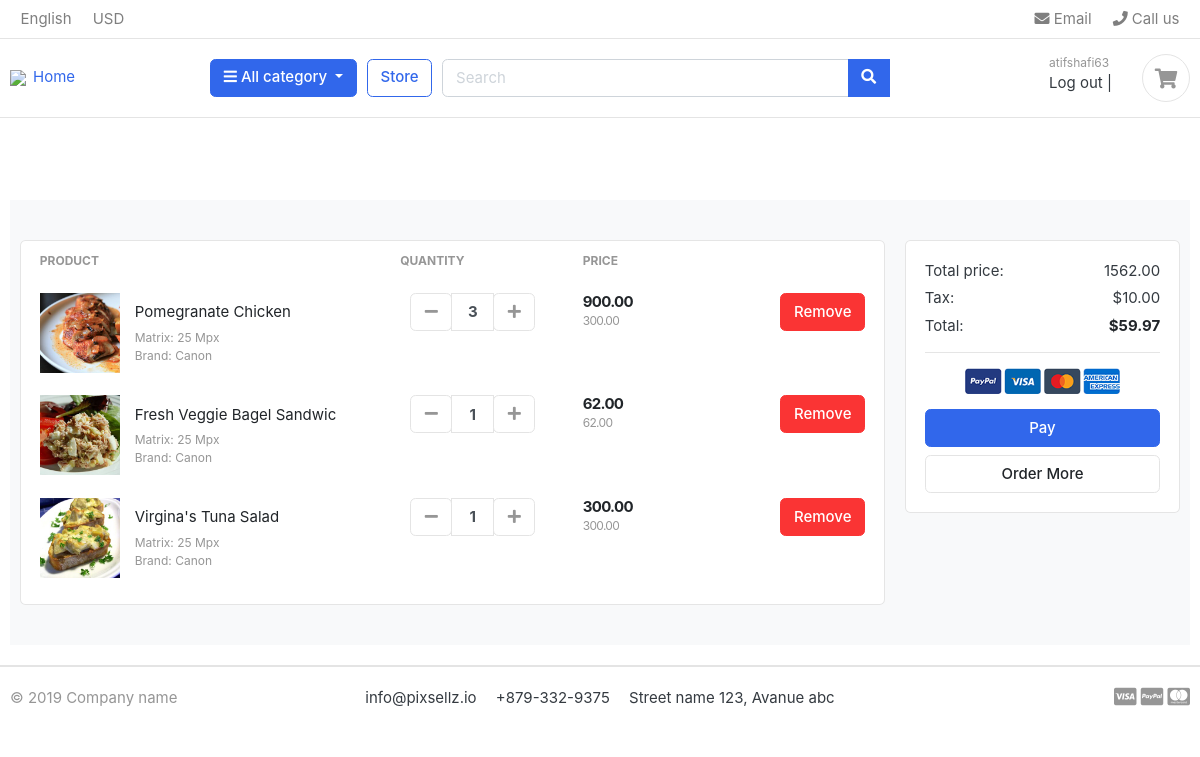
The page /view_cart/ (signed in) on the database its author committed.
### customers/models.py (models this page shows, shortened)
class User(AbstractBaseUser):
    email = models.EmailField(
        verbose_name='email address',
        max_length=255,
        blank=True
    )
    username = models.CharField(max_length=25, unique=True)
    first_name = models.CharField(max_length=25)
    last_name = models.CharField(max_length=25)
    date_of_birth = models.DateField(default='1995-03-25')
    is_active = models.BooleanField(default=True)
    is_admin = models.BooleanField(default=False)
    objects = UserManager()
    USERNAME_FIELD = 'username'
    REQUIRED_FIELDS = ['email']

### orders/models.py (models this page shows, shortened)
class CartItem(models.Model):
    menu_item = models.ForeignKey(to='menus.MenuItem', null=True, on_delete=models.CASCADE)
    cart = models.ForeignKey(Cart, null=True, on_delete=models.CASCADE)
    quantity = models.PositiveIntegerField(null=True)
    total_price = models.DecimalField(default=0.00, max_digits=10, decimal_places=2)
    size = models.CharField(max_length=25)
    def __str__(self):
        return "This entry contains {} {}(s).".format(self.quantity, self.menu_item)

class Cart(models.Model):
    user = models.ForeignKey(Customers, null=True, blank=True, on_delete=models.CASCADE)
    session_id = models.CharField(max_length=255)
    count = models.PositiveIntegerField(default=0)
    total = models.DecimalField(default=0.00, max_digits=10, decimal_places=2)
    updated = models.DateTimeField(auto_now=True)
    timestamp = models.DateTimeField(auto_now_add=True)

### menus/models.py (models this page shows, shortened)
class MenuItem(models.Model):
    category = models.ForeignKey(Category, on_delete=models.CASCADE)
    item_name = models.CharField(max_length=255)
    description = models.TextField(blank=True)
    recipe = models.TextField(blank=True)
    is_veg=models.BooleanField(default=False)
    price = models.DecimalField(max_digits=8, decimal_places=2)
    is_available = models.BooleanField(default=False)
    image = models.ImageField(upload_to='menu_items')
    date_added =models.DateTimeField(auto_now_add=True)
    restruant = models.ManyToManyField(to='restaurants.Restaurants',blank=True)
    def __str__(self):
        return self.item_name

### orders/views.py (the view)
# urls.py: path('view_cart/',view_cart,name='view_cart'),
def view_cart(request):
    if request.method=='GET':
        try:
            if request.user.is_authenticated:
                cust = Customers.objects.get(user= request.user)
                cart=Cart.objects.get(user=cust)
            else:
                cart=Cart.objects.get(session_id=get_session(request))
                print('calling from else')
            cartitem=CartItem.objects.filter(cart=cart)
            print(cartitem)
            total_value= cart.total
        except ObjectDoesNotExist:
            messages.add_message(request,messages.INFO,'Cart is empty!')
            total_value = 0
            cartitem=None
        return render(request,'cart/cart.html',{
            'cartitem':cartitem,
            'total_value':total_value
        })

### templates/cart/cart.html (shortened to what this page needs)
{% extends "base/index.html"%}
{% load static %}
{% block content %}
<section class="section-content padding-y bg">
<div class="container">
<div class="row">
	<aside class="col-lg-9">
<div class="card">
<table class="table table-borderless table-shopping-cart">
<thead class="text-muted">
<tr class="small text-uppercase">
  <th scope="col">Product</th>
  <th scope="col" width="120">Quantity</th>
  <th scope="col" width="120">Price</th>
  <th scope="col" class="text-right" width="200"> </th>
</tr>
</thead>
<tbody>
	{% for item in cartitem %}
<tr>
	<td>
		<figure class="itemside align-items-center">
			<div class="aside"><img src="{{item.menu_item.image.url}}" class="img-sm"></div>
			<figcaption class="info">
				<a href="#" class="title text-dark">{{item.menu_item.item_name}}</a>
				<p class="text-muted small">Matrix: 25 Mpx <br> Brand: Canon</p>
			</figcaption>
		</figure>
	</td>
	<td>
					<div class="col">
						<div class="input-group input-spinner">
							<div class="input-group-prepend">
							<a href="{% url 'orders:remove_cart' item.menu_item.id %}"><button class="btn btn-light" type="button" id="button-plus"> <i class="fa fa-minus"></i> </button></a>
							</div>
							<input  type="text" class="form-control quantity"  value="{{item.quantity}}">
							<div class="input-group-append">
							<a href="{% url 'orders:add_cart' item.menu_item.id %}"><button class="btn btn-light" type="button" id="button-minus"> <i class="fa fa-plus"></i> </button></a>
							</div>
						</div>
					</div>
	</td>
	<td>
		<div class="price-wrap">
			<var class="price">{{item.total_price}}</var>
			<small class="text-muted"> {{item.menu_item.price}} </small>
		</div>
	</td>
	<td class="text-right">
	<a href="{% url 'orders:remove_item' item.id %}" class="btn btn-danger"> Remove</a>
	</td>
</tr>
{% endfor %}
</tbody>
</table>
</div>
	</aside>
	<aside class="col-lg-3">
		<div class="card">
		<div class="card-body">
			<dl class="dlist-align">
			  <dt>Total price:</dt>
			  <dd class="text-right">{{total_value}}</dd>
			</dl>
			<dl class="dlist-align">
			  <dt>Tax:</dt>
			  <dd class="text-right"> $10.00</dd>
			</dl>
			<dl class="dlist-align">
			  <dt>Total:</dt>
			  <dd class="text-right text-dark b"><strong>$59.97</strong></dd>
			</dl>
			<hr>
			<p class="text-center mb-3">
				<img src="./images/misc/payments.png" height="26">
			</p>
			<a href="{% url 'orders:place_order' %}" class="btn btn-primary btn-block"> Pay </a>
			<a href="./store.html" class="btn btn-light btn-block">Order More</a>
		</div>
		</div>
</aside>
</div>
</div>
</section>
{% endblock %}

### templates/base/index.html (shortened to what this page needs)
{% load static %}
<!DOCTYPE HTML>
<html lang="en">
<head>
<link href="{% static 'css/bootstrap.css' %}" rel="stylesheet" type="text/css"/>
<link href="{% static 'fonts/fontawesome/css/all.min.css' %}" type="text/css" rel="stylesheet">
<link href="{% static 'css/ui.css' %}" rel="stylesheet" type="text/css"/>
<link href="{% static 'css/responsive.css' %}" rel="stylesheet" media="only screen and (max-width: 1200px)" />
<link href="{% static 'orders/drop_down.css' %}" rel="stylesheet" type="text/css"/>
</head>
<body>
<header class="section-header">
<nav class="navbar p-md-0 navbar-expand-sm navbar-light border-bottom">
<div class="container">
  <div class="collapse navbar-collapse" id="navbarTop4">
    <ul class="navbar-nav mr-auto">
    	<li class="nav-item dropdown">
		 	<a href="#" class="nav-link">   English </a>
		</li>
		<li class="nav-item dropdown">
			<a href="#" class="nav-link"> USD </a>
		</li>
    </ul>
    <ul class="navbar-nav">
		<li><a href="#" class="nav-link"> <i class="fa fa-envelope"></i> Email </a></li>
		<li><a href="#" class="nav-link"> <i class="fa fa-phone"></i> Call us </a></li>
	</ul>
  </div>
</div>
</nav>
<section class="header-main border-bottom">
	<div class="container">
<div class="row align-items-center">
	<div class="col-lg-2 col-md-3 col-6">
		<a href="/" class="brand-wrap">
			<img class="logo" src="/">Home
		</a>
	</div>
	<div class="col-lg col-sm col-md col-6 flex-grow-0">
		<div class="category-wrap dropdown d-inline-block float-right">
			<button type="button" class="btn btn-primary dropdown-toggle" data-toggle="dropdown">
				<i class="fa fa-bars"></i> All category
			</button>
		</div>
	</div>
	<a href="/products" class="btn btn-outline-primary">Store</a>
	<div class="col-lg  col-md-6 col-sm-12 col">
		<form action="#" class="search">
			<div class="input-group w-100">
			    <input  type="text" class="form-control prod_search" style="width:60%;" placeholder="Search">
			    <div class="input-group-append">
			      <button class="btn btn-primary" type="submit">
			        <i class="fa fa-search"></i>
			      </button>
			    </div>
		    </div>
		</form>
	</div>
	<div class="col-lg-3 col-sm-6 col-8 order-2 order-lg-3">
				<div class="d-flex justify-content-end mb-3 mb-lg-0">
					<div class="widget-header">
						{% if request.user.is_authenticated %}
						<small class="title text-muted">{{request.user.username}}</small>
						<div>
							<a href="{% url 'customers:log_out' %}">Log out</a> <span class="dark-transp"> | </span>
						</div>
						{% else %}
						<small class="title text-muted">Welcome guest!</small>
						<div>
							<a href="{% url 'customers:login_user' %}">Sign in</a> <span class="dark-transp"> | </span>
							<a href="{% url 'customers:signup' %}"> Register</a>
						</div>
						{% endif %}
					</div>
					<a href="{% url 'orders:view_cart' %}" class="widget-header pl-3 ml-3">
						<div class="icon icon-sm rounded-circle border"><i class="fa fa-shopping-cart"></i></div>
					</a>
				</div>
			</div>
</div>
	</div>
</section>
</header>
<section class="section-intro padding-y-sm">
<div class="container">
<div class="intro-banner-wrap">
</div>
</div>
</section>
<section class="section-name padding-y-sm">
<div class="container">
{% block content %}{% endblock %}
</div>
</section>
<footer class="section-footer border-top">
	<div class="container">
		<section class="footer-bottom border-top row">
			<div class="col-md-2">
				<p class="text-muted"> &copy 2019 Company name </p>
			</div>
			<div class="col-md-8 text-md-center">
				<span  class="px-2">info@pixsellz.io</span>
				<span  class="px-2">+879-332-9375</span>
				<span  class="px-2">Street name 123, Avanue abc</span>
			</div>
			<div class="col-md-2 text-md-right text-muted">
				<i class="fab fa-lg fa-cc-visa"></i>
				<i class="fab fa-lg fa-cc-paypal"></i>
				<i class="fab fa-lg fa-cc-mastercard"></i>
			</div>
		</section>
	</div>
</footer>
</body>
</html>

### static/css/ui.css (style rules this page uses)
html { font-family: "Inter", sans-serif; font-size: 15px; }
.price-wrap { letter-spacing: -0.7px; }
.icon-xs, .icon-sm, .icon-md, .icon-lg { display: inline-block; text-align: center; flex-shrink: 0; flex-grow: 0; }
.icon-sm { width: 48px; height: 48px; line-height: 48px !important; font-size: 20px; }
.img-xs, .img-sm, .img-md, .img-lg { -o-object-fit: cover; object-fit: cover; flex-shrink: 0; flex-grow: 0; }
.img-sm { width: 80px; height: 80px; }
.padding-y { padding-top: 40px; padding-bottom: 40px; }
.padding-y-sm { padding-top: 20px; padding-bottom: 20px; }
var { font-style: normal; }
figure { margin-bottom: 0; }
.bg { background-color: #f8f9fa; }
.b { font-weight: 600; }
p:last-child { margin-bottom: 0; }
.header-main { position: relative; padding-top: 1rem; padding-bottom: 1rem; }
.brand-wrap .logo, .navbar-brand .logo { margin-right: 7px; max-height: 42px; display: inline-block; }
.widget-header { display: inline-block; vertical-align: middle; position: relative; }
.widget-header a { color: #343a40; }
.widget-header i { color: #969696; }
.widget-header .title { display: block; }
.footer-bottom { padding-top: 20px; padding-bottom: 20px; }
.btn-light { background-color: #fff; border-color: #e4e4e4; }
.btn-light i { color: #969696; }
.itemside { position: relative; display: flex; width: 100%; }
.itemside .aside { position: relative; flex-shrink: 0; }
.itemside .info { padding-left: 15px; padding-right: 7px; }
.itemside p { margin-bottom: 0; }
.itemside .title { display: block; margin-bottom: 5px; color: #212529; }
[class*=dlist-] { margin-bottom: 5px; }
[class*=dlist-] dd { margin-bottom: 0; }
.dlist-align { display: flex; }
.dlist-align dt { width: 150px; word-wrap: break-word; font-weight: normal; }
.dlist-align dd { flex-grow: 1; }
.price { font-weight: 600; color: #212529; }
.input-spinner { width: 125px; flex-wrap: nowrap; display: inline-flex; vertical-align: middle; }
.input-spinner input.form-control { text-align: center; max-width: 46px; font-weight: bold; flex-basis: 46px; border-color: #e4e4e4; flex-grow: 0; }
.input-spinner .btn { width: 42px; text-align: center; padding-left: 0.5rem; padding-right: 0.5rem; }
.table-shopping-cart.table td, .table-shopping-cart.table th { padding-left: 1.25rem; padding-right: 1.25rem; }
.table-shopping-cart .price-wrap { line-height: 1.2; }
.table-shopping-cart .price { font-weight: bold; margin-right: 5px; display: block; }

### rows shown on the page
User: user.username "atifshafi63"
CartItem: menu_item.image (picture), menu_item.item_name "Pomegranate Chicken", quantity "3", total_price "900.00", menu_item.price "300.00"
CartItem: menu_item.image (picture), menu_item.item_name "Fresh Veggie Bagel Sandwic", quantity "1", total_price "62.00", menu_item.price "62.00"
CartItem: menu_item.image (picture), menu_item.item_name "Virgina's Tuna Salad", quantity "1", total_price "300.00", menu_item.price "300.00"
Cart: total "1562.00"
